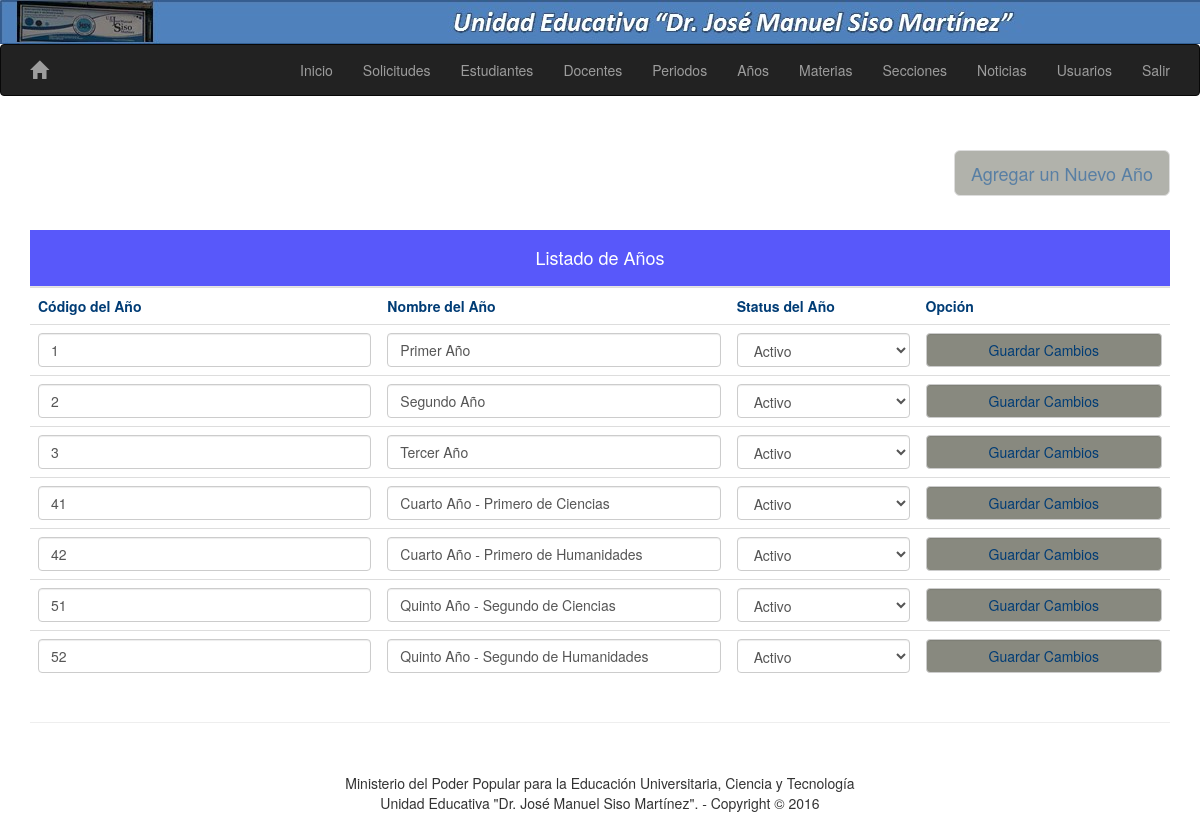
/consultaranio.php (signed in), run on the app's committed database.
### tables this page shows
CREATE TABLE IF NOT EXISTS `anio` (
  `id_anio` int(11) NOT NULL AUTO_INCREMENT,
  `codigo_anio` int(11) NOT NULL,
  `nombre_anio` varchar(50) NOT NULL,
  `status_anio` varchar(20) NOT NULL,
  PRIMARY KEY (`id_anio`),
  UNIQUE KEY `codigo_anio` (`codigo_anio`)
);

### funciones_comunes.php (called while the page is built, shortened)
<?php
	function Autenticado(){
		if(isset($_SESSION["email_usuario"]) && isset($_SESSION["tipo_usuario"])){
			return $_SESSION["tipo_usuario"];
		}else{
			return false;
		}
	}
?>

### consultaranio.php (the view, shortened to what this page needs)
<!DOCTYPE html>
<html lang="en">
<head>
    <link href="css/bootstrap.min.css" rel="stylesheet">
    <link href="css/modern-business.css" rel="stylesheet">
    <link href="font-awesome/css/font-awesome.min.css" rel="stylesheet" type="text/css">
    <link href="css/css.css" rel="stylesheet">
</head>
<body onload="nobackbutton();">
    <?php
        include_once("funciones_comunes.php");
        $tipoU = Autenticado();
    ?>
    <div class="navbar-fixed-top">
    <div class="row ">
        <div class="col-lg-12">
            <img src="./img/banner2.jpg" class="img " >
        </div>
    </div>
    <nav class="navbar navbar-inverse" role="navigation" >
        <div class="container">
            <div class="navbar-header">
                <a class="navbar-brand" href="Bienvenido.php"><span class="glyphicon glyphicon-home"></span></a>
            </div>
            <div class="collapse navbar-collapse " id="bs-example-navbar-collapse-1">
                <ul class="nav navbar-nav navbar-right">
                    <li >
                        <a href="Bienvenido.php">Inicio</a>
                    </li>
                    <?php
                        if($tipoU=="SuperUser"){
                            echo'
                                <li>
                                    <a href="listadosolicitudes.php">Solicitudes</a>
                                </li>
                            ';
                        }
                    ?>
                    <li>
                        <a href="Estudiante2.php">Estudiantes</a>
                    </li>
                    <?php
                        if($tipoU=="SuperUser"){
                            echo'
                                <li>
                                    <a href="Docentes.php">Docentes</a>
                                </li>
                            ';
                        }
                    ?>
                    <li>
                        <a href="consultarperiodo.php">Periodos</a>
                    </li>
                    <?php
                        if($tipoU=="SuperUser"){
                            echo'
                                <li>
                                    <a href="consultaranio.php">Años</a>
                                </li>
                                <li>
                                    <a href="consultarmaterias.php">Materias</a>
                                </li>
                                <li>
                                    <a href="consultarsecciones.php">Secciones</a>
                                </li>
                                <li>
                                    <a href="Noticias.php">Noticias</a>
                                </li>
                                <li>
                                    <a href="Usuario.php">Usuarios</a>
                                </li>
                            ';
                        }
                    ?>
                    <li>
                        <a href="cerrar sesion.php">Salir</a>
                    </li>
                </ul>
            </div>
        </div>
    </nav>
</div>
<br><br><br>
   <div class="container">
    <br><br>
        <div class="row" >
            <div class="col-md-12" >
                <?php
    echo'
    <table align="right">
        <tr>
            <td>
                <a href="Anios.php"  class="btn btn-default btn-lg btn-block fondogris letraroja" disabled="disabled">Agregar un Nuevo Año</a>
            </td>
        </tr>
    </table>
    <br><br><br><br>
    <div class="modal-header fondorojo letrablanca">
        <center><h4 class="modal-title " id="myModalLabel">Listado de Años</h4></center>
    </div>
                        <table class="table">
                        <tr>
                            <td>
                                <strong><span class="letraroja">Código del Año</span></strong>
                            </td>
                            <td>
                                <strong><span class="letraroja">Nombre del Año</span></strong>
                            </td>
                            <td>
                                <strong><span class="letraroja">Status del Año</span></strong>
                            </td>
                            <td>
                                <strong><span class="letraroja">Opción</span></strong>
                            </td>
                        </tr>
    ';
    $sql = "SELECT * FROM anio ORDER BY id_anio ASC";
    $resultado = mysql_query($sql)or die(mysql_error());
    if(mysql_num_rows($resultado) == 0){
    echo "<script language='javascript'> alert('No hay Años registrados...');</script>";
    }
    else{
      if($resultado = mysql_query($sql)){
        while($fila = mysql_fetch_array($resultado)){
         $idanio=$fila["id_anio"];
          $codigoanio = $fila["codigo_anio"];
          $nombreanio = $fila["nombre_anio"];
          $statusanio = $fila["status_anio"];
          echo'
    <form  action="Modificaranio.php" method="POST" enctype = "multipart/form-data" onsubmit="return confirmar()" >
                            <tr>
                                <td>
                                <input type="hidden" name="idsolicitud" value="'.$idanio.'">
                                    <input type="text" value="'.$codigoanio.'" name="codigoanio" class="form-control" required>
                                </td>
                                <td>
                                    <input type="text" value="'.$nombreanio.'" name="nombreanio" class="form-control" required>
                                </td>
                                <td>
                                    <select name="statusanio" class="form-control" required>
                                    ';
                                        if($statusanio=="Activo"){
                                            echo' <option value="Activo">Activo</option>
                                            <option value="Inactivo">Inactivo</option>
                                            ';
                                        }
                                        else{
                                            echo' <option value="Inactivo">Inactivo</option>
                                            <option value="Activo">Activo</option>
                                            ';
                                        }
                                    echo'
                                    </select
                                </td>
                                <td>
                                    <input type="submit" value="Guardar Cambios" class="btn btn-default form-control fondogris letraroja">
                                </td>
                            </tr>
                            </form>
          ';
} }}
echo'
</table>
                        ';
        ?>
            </div>
        </div>
        <div class="row">
           <div class="col-md-12">
           </div>
        </div>
       <hr>
        <footer>
            <div class="col-lg-12 text-center">
                    <p>Ministerio del Poder Popular para la Educación Universitaria, Ciencia y Tecnología
                    <br>Unidad Educativa "Dr. José Manuel Siso Martínez". - Copyright &copy; 2016
                </div>
        </footer>
    </div>
</body>
</html>

### css/modern-business.css (style rules this page uses)
html, body { height: 100%; }
body { padding-top: 50px; }
footer { margin: 50px 0; }

### css/css.css (style rules this page uses)
.fondorojo { background-color: #5858FA !important; }
.letrablanca { color:white !important; }
.letraroja { color:#003C75 !important; }
.fondogris { background-color: #88897F !important; }

### data on the page
anio: codigoanio "1", nombreanio "Primer Año", statusanio "Activo"
anio: codigoanio "2", nombreanio "Segundo Año", statusanio "Activo"
anio: codigoanio "3", nombreanio "Tercer Año", statusanio "Activo"
anio: codigoanio "41", nombreanio "Cuarto Año - Primero de Ciencias", statusanio "Activo"
anio: codigoanio "42", nombreanio "Cuarto Año - Primero de Humanidades", statusanio "Activo"
anio: codigoanio "51", nombreanio "Quinto Año - Segundo de Ciencias", statusanio "Activo"
anio: codigoanio "52", nombreanio "Quinto Año - Segundo de Humanidades", statusanio "Activo"
